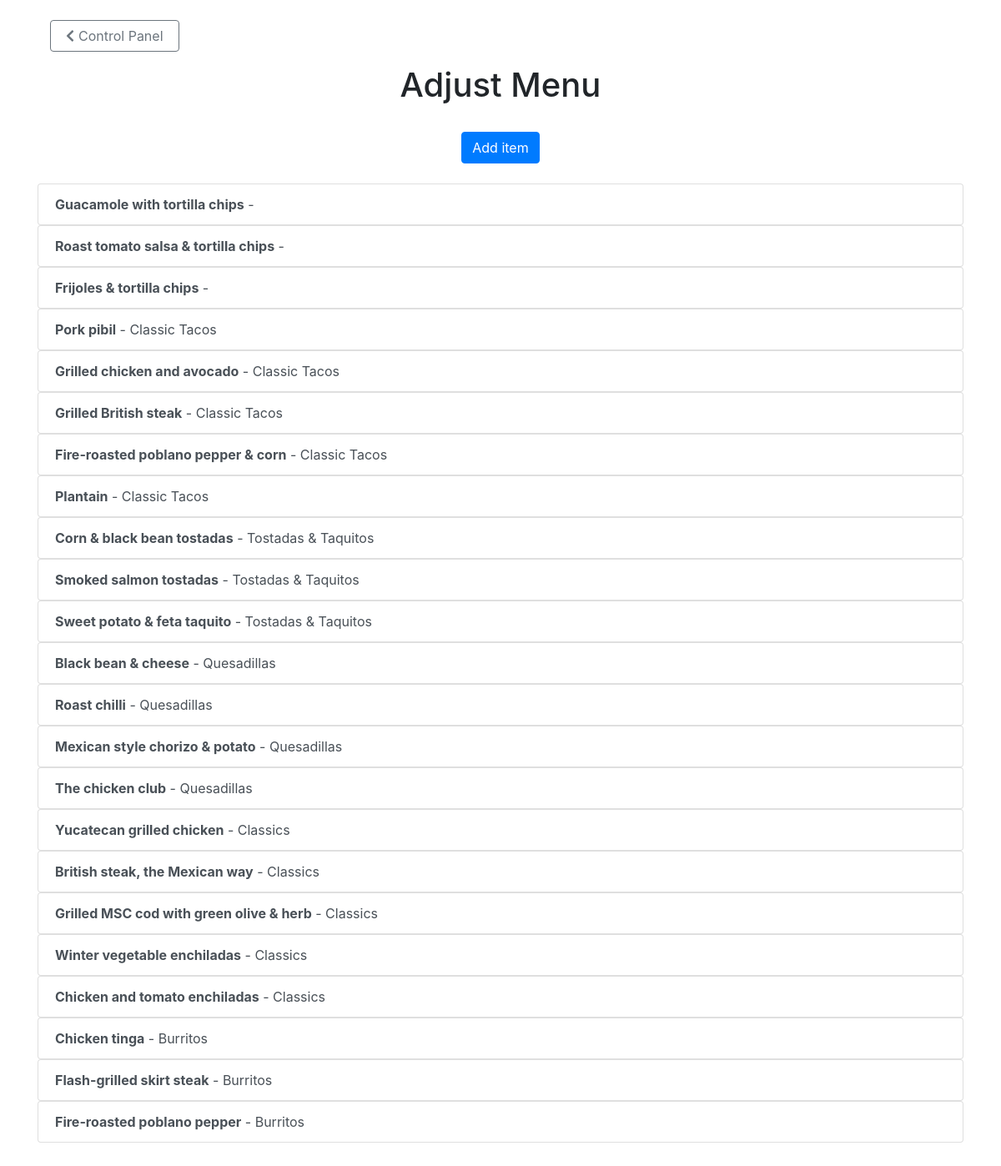
/manager/managermenu, run on the app's committed database.
### customer/models.py (models this page shows, shortened)
class Menu(models.Model):
    name = models.CharField(max_length=100)
    price = models.DecimalField(max_digits=10, decimal_places=2)
    description = models.CharField(max_length=1000)
    course = models.CharField(max_length=100)
    category = models.CharField(max_length=100)
    allergy = models.CharField(max_length=1000, default="")
    calories = models.IntegerField(default=0)
    image = models.CharField(max_length=1000, default='na')
    vegetarian = models.BooleanField(default=False)
    vegan = models.BooleanField(default=False)
    meat = models.BooleanField(default=False)
    stock = models.IntegerField(default=0)
    removed = models.BooleanField(default=False)
    objects = models.Manager()
    stock_manager = StockManager()

### manager/views.py (the view, shortened to what this page needs)
# urls.py: path('managermenu', views.adjust_menu, name='managermenu'),
def adjust_menu(request):
    context = {"menu": Menu.objects.all()}
    return render(request, 'manager/managermenu.html', context)

### manager/templates/manager/managermenu.html (shortened to what this page needs)
{% extends "base.html" %}
{% load static %}
{% block content %}
<br>
<div class="col-xl-2">
    <a href="{% url 'index' %}" class="btn btn-outline-secondary btn-block mb-md-3"><i class="fas fa-chevron-left"></i> Control Panel</a>
</div>
<h1 class="text-center">Adjust Menu</h1>
<div style="text-align:center">
    <br><button type="button" class="btn btn-primary" data-toggle="modal" data-target="#add_item">Add item</button>
</div>
<br>
{% for menu_item in menu %}
<div class="list-group">
    <a class="list-group-item list-group-item-action" data-target="#{{menu_item.id}}" data-toggle="modal" href="#{{menu_item.id}}"><b>{{ menu_item.name }}</b> - {{ menu_item.category }}</a>
</div>
{% endfor %}
<br>
<br>
{% endblock %}

### templates/base.html (shortened to what this page needs)
{% load static %}
<!DOCTYPE html>
<html>
<head>
  <link rel="stylesheet" href="https://maxcdn.bootstrapcdn.com/bootstrap/4.0.0/css/bootstrap.min.css">
</head>
<body>
  <div class="container">
    {% block content %}{% endblock %}
  </div>
</body>
</html>

### data on the page
Menu: name "Guacamole with tortilla chips"
Menu: name "Roast tomato salsa & tortilla chips"
Menu: name "Frijoles & tortilla chips"
Menu: name "Pork pibil", category "Classic Tacos"
Menu: name "Grilled chicken and avocado", category "Classic Tacos"
Menu: name "Grilled British steak", category "Classic Tacos"
Menu: name "Fire-roasted poblano pepper & corn", category "Classic Tacos"
Menu: name "Plantain", category "Classic Tacos"
Menu: name "Corn & black bean tostadas", category "Tostadas & Taquitos"
Menu: name "Smoked salmon tostadas", category "Tostadas & Taquitos"
Menu: name "Sweet potato & feta taquito", category "Tostadas & Taquitos"
Menu: name "Black bean & cheese", category "Quesadillas"
Menu: name "Roast chilli", category "Quesadillas"
Menu: name "Mexican style chorizo & potato", category "Quesadillas"
Menu: name "The chicken club", category "Quesadillas"
Menu: name "Yucatecan grilled chicken", category "Classics"
Menu: name "British steak, the Mexican way", category "Classics"
Menu: name "Grilled MSC cod with green olive & herb", category "Classics"
Menu: name "Winter vegetable enchiladas", category "Classics"
Menu: name "Chicken and tomato enchiladas", category "Classics"
Menu: name "Chicken tinga", category "Burritos"
Menu: name "Flash-grilled skirt steak", category "Burritos"
Menu: name "Fire-roasted poblano pepper", category "Burritos"
